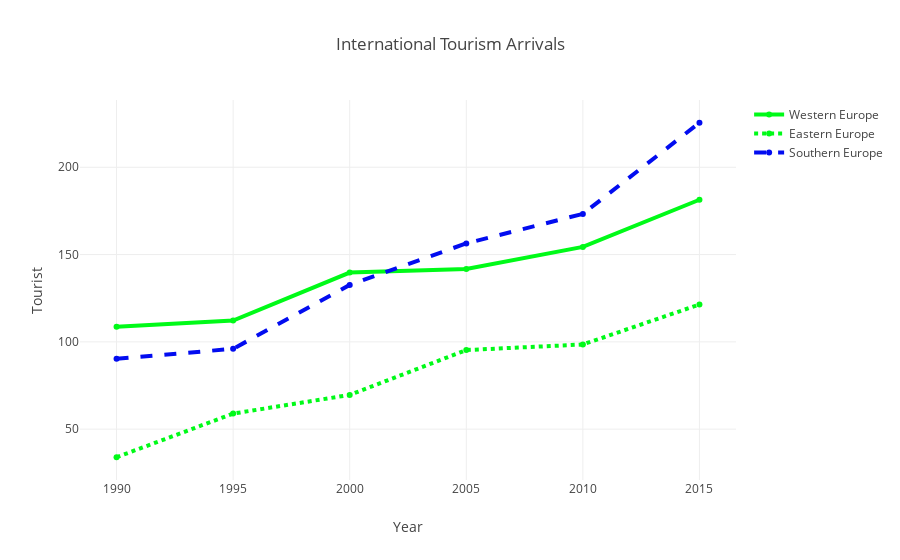

Notebook cell for this chart:
### Code cell
fig=dict(data=data,layout=layout)

offline.iplot(fig)

### Figure 1 — Plotly figure (JSON) as saved in the notebook; plotly's stock layout.template omitted (floating-point values rounded to 4 significant figures)
{"data": [{"name": "Western\tEurope", "y": [108.6, 112.2, 139.7, 141.7, 154.4, 181.4], "x": [1990, 1995, 2000, 2005, 2010, 2015], "line": {"color": "rgb(0,250,24)", "width": 4}, "type": "scatter", "uid": "bb81dfd7-95e2-4591-9020-0c4ae5661297"}, {"name": "Eastern\tEurope", "y": [33.9, 58.9, 69.6, 95.3, 98.5, 121.4], "x": [1990, 1995, 2000, 2005, 2010, 2015], "line": {"color": "rgb(0,250,24)", "dash": "dot", "width": 4}, "type": "scatter", "uid": "fd82b0c1-a5f3-4ce7-bb81-6fea50271ef4"}, {"name": "Southern\tEurope", "y": [90.3, 96, 132.6, 156.4, 173.3, 225.5], "x": [1990, 1995, 2000, 2005, 2010, 2015], "line": {"color": "rgba(2,12,240,191)", "dash": "dash", "width": 4}, "type": "scatter", "uid": "d15ccdd2-8dd5-41a3-8375-73ff8c40b695"}], "layout": {"yaxis": {"title": {"text": "Tourist"}}, "xaxis": {"title": {"text": "Year"}}, "title": {"text": "International Tourism Arrivals"}}}
